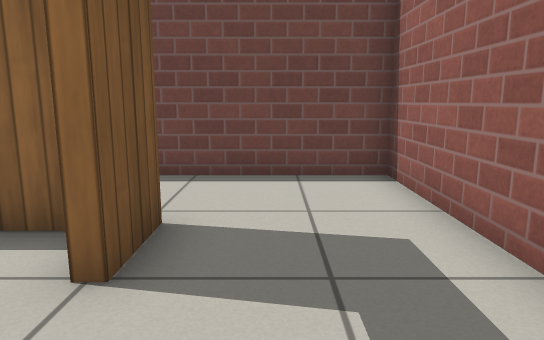
[1] (above)

18 first-person views from a walk through a world built for the Gazebo simulator. The camera is 0.72 m above the floor, tilts 10° down and sees 70° across. The floor is counted in squares, 0.5 m on a side. Each view is taken from the middle of a square. On the plan, view 1 faces up. The plan holds only what a view shows up to about 16 squares ahead; the rest is blank. Robots are left out. Gazebo's built-in surfaces are drawn with simple patterns.

[2]
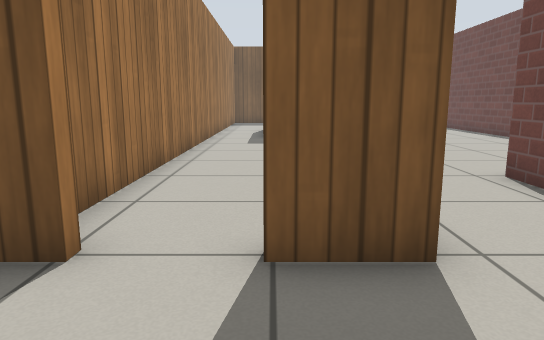

[3]
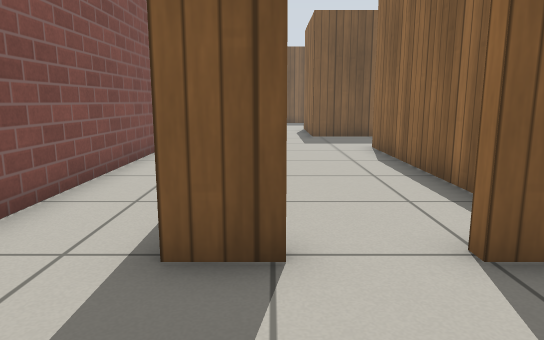

[4]
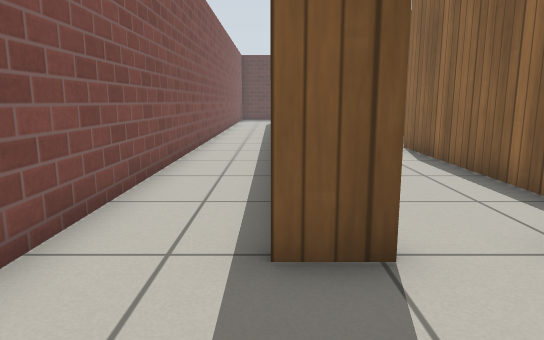

[5]
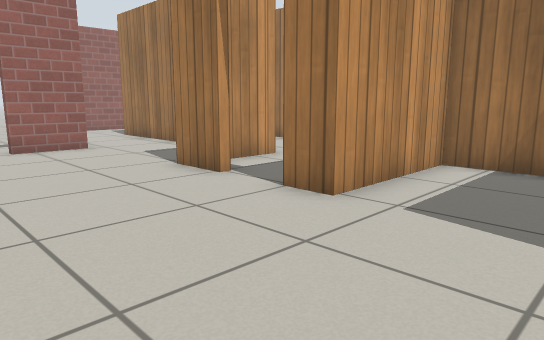

[6]
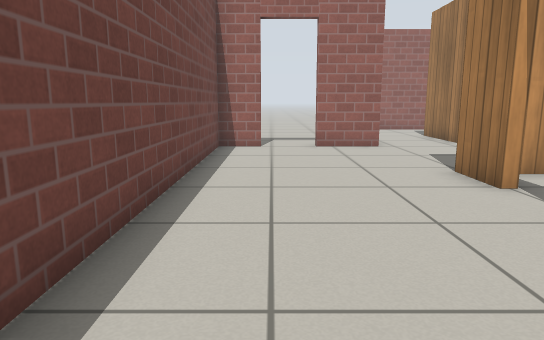

[7]
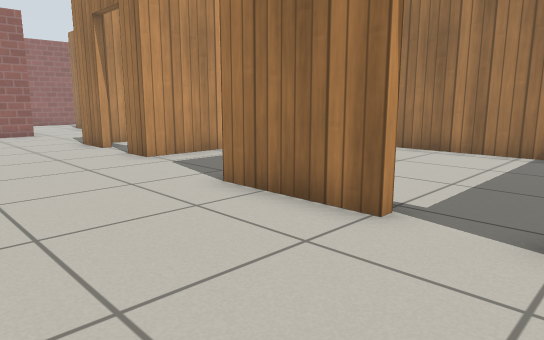

[8]
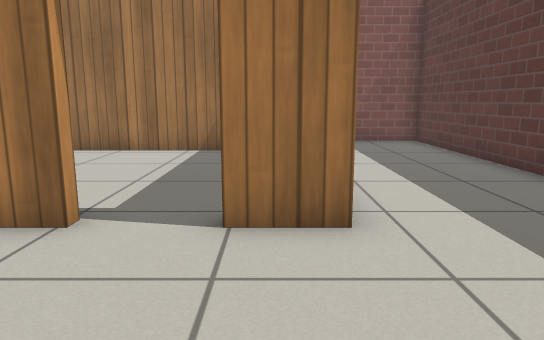

[9]
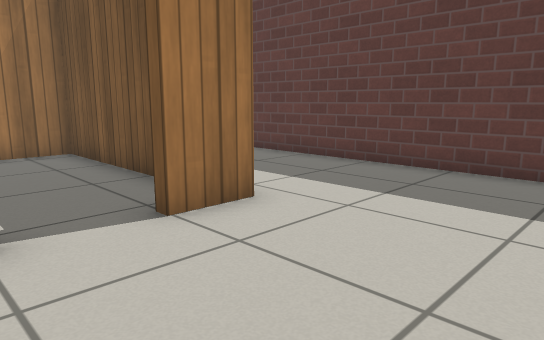

[10]
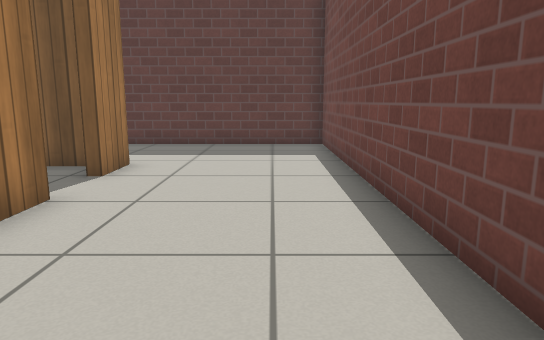

[11]
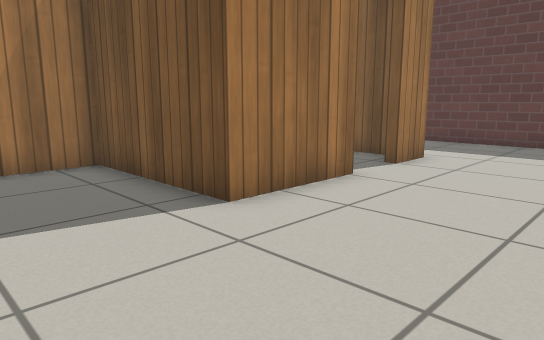

[12]
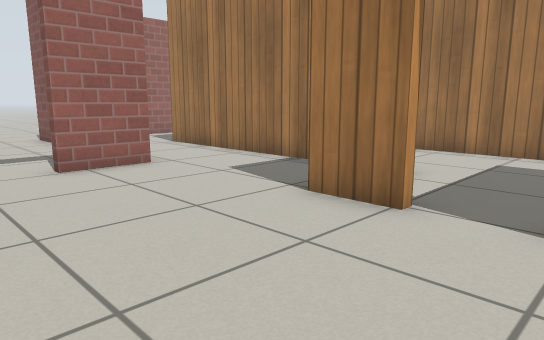

[13]
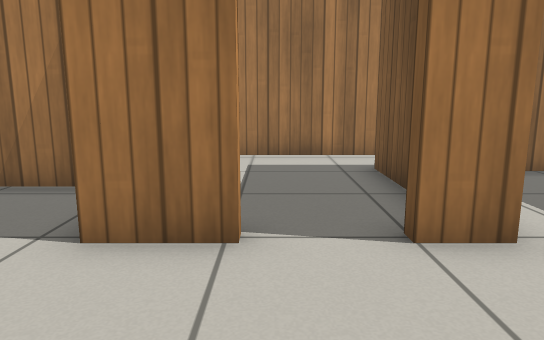

[14]
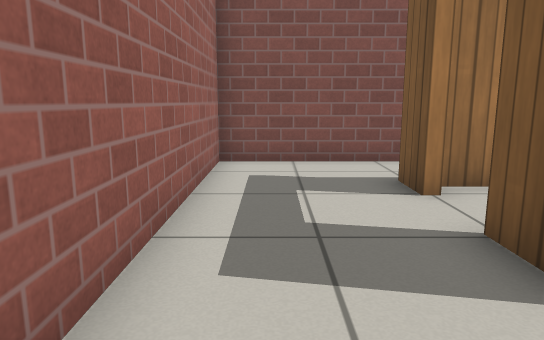

[15]
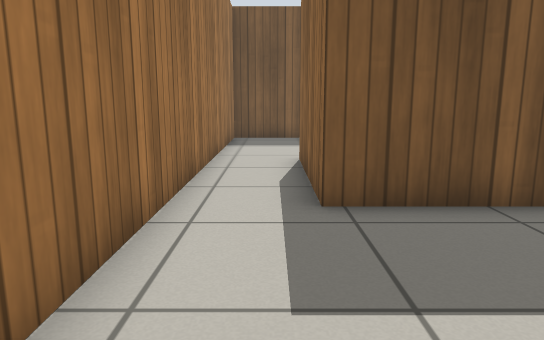

[16]
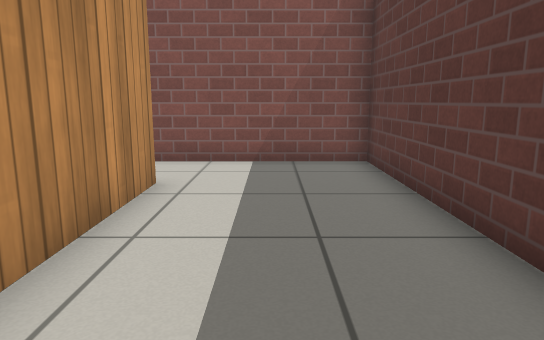

[17]
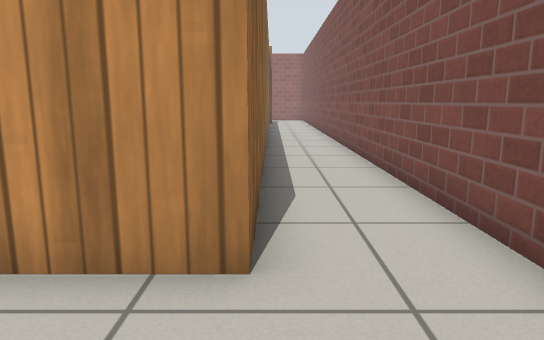

[18]
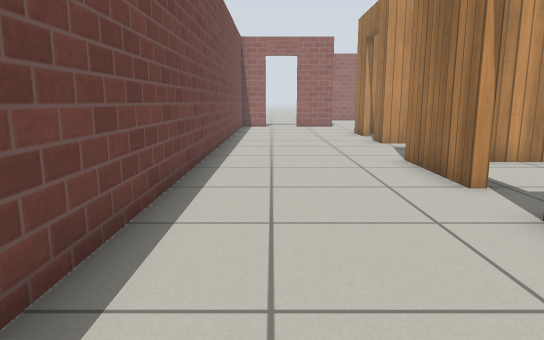

### Floor plan
Points are (right, up) in squares from view 1. A wall is a line through its corners. A room is listed if a view was taken in it or the views show most of it. See-through windows are left out.
Room 1 (views 1, 2, 3, 4, 5, 6, 7, 8, 9, 10, 11, 12, 13, 14, 16, 17, 18)
walls: (-11.7, 7.2) (-10, 7.2); (-14.7, 0.2) (-24.9, 0.2) (-24.9, 4.3); (-12.1, 0.2) (-12.9, 0.2); (-8.7, 4.5) (-1.3, 4.5) (-1.3, 2.9); (-21.7, 7.7) (-18.4, 7.7) (-18.4, 3) (-14.5, 3) (-14.5, 7.2) (-13.4, 7.2); (-25, 7.7) (-23.4, 7.7); (-4.2, 7.5) (-5.4, 7.5) (-5.4, 9.6); (-5.4, 11.3) (-5.4, 12.7) (-29.3, 12.7) (-29.3, -2.4) (2.3, -2.4) (2.3, 7.5) (-2.2, 7.5); (-1.3, 1.1) (-1.3, -0.1)
ways out: open door at (-12.5, 7) to room 2; open door at (-1.3, 2.3) to room 2; open door at (-22.5, 7.5) to room 3; open door at (-5, 10.5)
Room 2 (view 15)
walls: (-14.2, 5.9) (-14.2, 2.7) (-18.7, 2.7); (-2.2, 4.2) (-10.3, 4.2) (-10.3, 6.4); (-1.8, 1.1) (-1.3, 1.1); (-19.6, 0.5) (-1.9, 0.5)
ways out: open door at (-12.5, 7) to room 1; open door at (-1.3, 2.3) to room 1; opening at (-18.5, 1.5) to room 3
Room 3 (no view inside)
walls: (-18.7, 4.4) (-18.7, 5.7); (-24.6, 6.9) (-24.6, 0.5) (-19.6, 0.5)
ways out: open door at (-22.5, 7.5) to room 1; opening at (-18.5, 1.5) to room 2

Positions as (right, up) in squares from view 1, and headings:
1: (0, 0), facing up
2: (2, 3), facing left
3: (2, 1), facing left
4: (2, 0), facing left
5: (-18, 12), facing down-right
6: (-18, 11), facing right
7: (-24, 12), facing down-right
8: (-24, 12), facing down
9: (-21, 12), facing down-left
10: (-16, 11), facing left
11: (-15, 12), facing down-left
12: (-14, 12), facing down-right
13: (-12, 11), facing down
14: (1, 7), facing down
15: (-9, 2), facing left
16: (-27, 7), facing down
17: (-28, 0), facing right
18: (-28, 11), facing right
